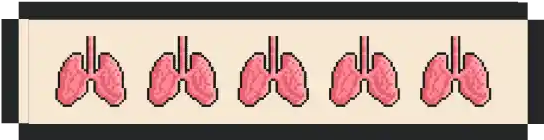
#> input picture assets/ui/health/health_damage_0_healthy.webp, 544 x 140 px, found by its file name
$ python extract_damage_masks.py
#> lines starting #> are read from the running program, lines starting #| are printed output that depends on the picture; after the words box and inside, x2 and y2 are one past the last pixel; in counts of white or black regions, pixels touching at a corner belong together
#!/usr/bin/env python3
"""
Extract damage masks from health sprites.
Masks show which lungs are damaged (for occlusion).
"""

from PIL import Image
import numpy as np

# Load the fully healthy reference sprite
healthy_ref = Image.open('assets/ui/health/health_damage_0_healthy.webp')
#> healthy_ref is the input picture: PIL image 544x140 RGBA; mean R, G, B, A 171.4, 147, 137.8, 247.3
healthy_array = np.array(healthy_ref)

print(f"Reference sprite size: {healthy_ref.size}")
#| Reference sprite size: (544, 140)
print(f"Reference shape: {healthy_array.shape}")
#| Reference shape: (140, 544, 4)

# Process each damage state
damage_states = [
    ('health_damage_0_healthy.webp', 0),
    ('health_damage_1.webp', 1),
    ('health_damage_2.webp', 2),
    ('health_damage_3.webp', 3),
    ('health_damage_4.webp', 4),
    ('health_damage_5_critical.webp', 5),
]

for filename, level in damage_states:
    print(f"\n=== Processing damage level {level}: {filename} ===")

    # Load damage sprite
    damage_img = Image.open(f'assets/ui/health/{filename}')
    damage_array = np.array(damage_img)

    # Method 1: Create mask based on pixel difference
    # Where pixels differ significantly from healthy = damaged area
    if damage_array.shape[2] == 4:  # RGBA
        # Compare RGB channels
        diff = np.abs(healthy_array[:, :, :3].astype(float) - damage_array[:, :, :3].astype(float))
#> diff: shape (140, 544, 3) float64; every value is 0
        diff_magnitude = np.sum(diff, axis=2)  # Sum across RGB channels
#> diff_magnitude: shape (140, 544) float64; every value is 0

        # Create binary mask: True where damaged (pixels differ)
        threshold = 50  # Adjust this threshold as needed
        damaged_mask = diff_magnitude > threshold
#> damaged_mask: shape (140, 544) bool; every value is 0

        # Invert: we want 1 where healthy, 0 where damaged
        healthy_mask = ~damaged_mask
#> healthy_mask: shape (140, 544) bool; every value is 1

        # Count damaged pixels
        damaged_pixels = np.sum(damaged_mask)
#> damaged_pixels = 0
        total_pixels = damaged_mask.size
#> total_pixels = 76160
        damaged_percent = (damaged_pixels / total_pixels) * 100
#> damaged_percent = 0

        print(f"  Damaged pixels: {damaged_pixels:,} / {total_pixels:,} ({damaged_percent:.2f}%)")
#|   Damaged pixels: 0 / 76,160 (0.00%)

        # Method 2: Create alpha mask from damage sprite
        # Use the alpha channel to identify which parts are visible
        alpha_mask = damage_array[:, :, 3] > 0
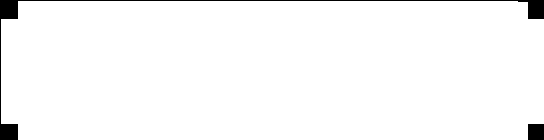
#> alpha_mask: shape (140, 544) bool; 97.6% white; 2 black regions, box (x1, y1, x2, y2) and area: (0, 0, 544, 140) 1559, (528, 124, 544, 140) 256

        # Combine: healthy mask AND has alpha (visible)
        final_mask = healthy_mask & alpha_mask

        # Create RGBA mask image
        # White (255) where healthy lungs should show, transparent (0) where damaged
        mask_img_array = np.zeros((damage_array.shape[0], damage_array.shape[1], 4), dtype=np.uint8)
        mask_img_array[:, :, 0] = final_mask * 255  # R
        mask_img_array[:, :, 1] = final_mask * 255  # G
        mask_img_array[:, :, 2] = final_mask * 255  # B
        mask_img_array[:, :, 3] = final_mask * 255  # A (fully opaque where healthy)

        # Save mask
        mask_img = Image.fromarray(mask_img_array, mode='RGBA')
        output_path = f'assets/ui/health/mask_damage_{level}.webp'
        mask_img.save(output_path, 'WEBP', lossless=True, quality=100)
        print(f"  Saved mask to: {output_path}")

        # Also create a preview showing what will be visible
        # Apply mask to healthy breathing sprite
        if level > 0:  # Skip for level 0 (no damage)
            preview_array = healthy_array.copy()
            # Where mask is False (damaged), make transparent
            preview_array[:, :, 3] = np.where(final_mask, preview_array[:, :, 3], 0)

            preview_img = Image.fromarray(preview_array, mode='RGBA')
            preview_path = f'assets/ui/health/preview_masked_{level}.webp'
            preview_img.save(preview_path, 'WEBP', lossless=True, quality=100)
            print(f"  Saved preview to: {preview_path}")
#> pass 2 of the loop `for filename, level in damage_states:`:
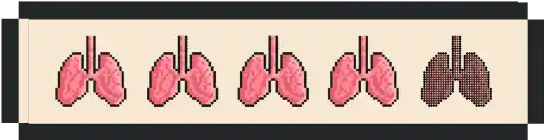
#> input picture assets/ui/health/health_damage_1.webp, 544 x 140 px, found by its file name
#> damage_img is the input picture: PIL image 544x140 RGBA; mean R, G, B, A 167.9, 146.1, 136.4, 247.8
#> `damaged_mask = diff_magnitude > threshold`:
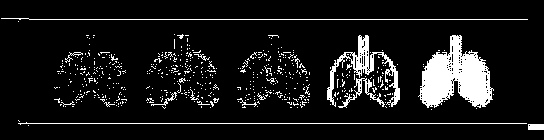
#> damaged_mask: shape (140, 544) bool; 9.8% white; 526 white regions (512 under 20 px), largest, box (x1, y1, x2, y2) and area: (418, 35, 494, 108) 3164, (327, 35, 400, 107) 1122, (1, 18, 528, 20) 529
#> damaged_pixels = 7475
#> damaged_percent = 9.81
#|   Damaged pixels: 7,475 / 76,160 (9.81%)
#> final_mask: shape (140, 544) bool; 87.9% white; 525 black regions (512 under 20 px), largest, box (x1, y1, x2, y2) and area: (418, 35, 494, 108) 3164, (0, 0, 544, 140) 2599, (327, 35, 400, 107) 1122
#> `preview_array[:, :, 3] = np.where(final_mask, preview_array[:, :, 3], 0)`:
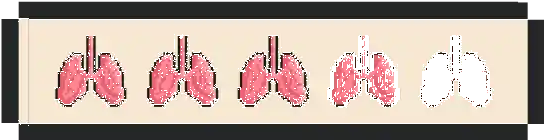
#> preview_array: shape (140, 544, 4); 9.69% of pixels changed, all inside (x1, y1, x2, y2) = (1, 18, 528, 126); transparent parts drawn white
#> pass 3 of the loop `for filename, level in damage_states:`:
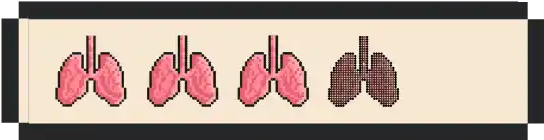
#> input picture assets/ui/health/health_damage_2.webp, 544 x 140 px, found by its file name
#> damage_img is the input picture: PIL image 544x140 RGBA; mean R, G, B, A 170.5, 151, 140.4, 247.8
#> `damaged_mask = diff_magnitude > threshold`:
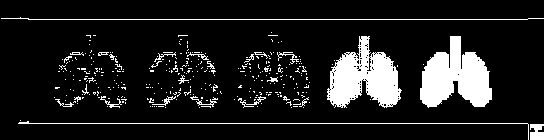
#> damaged_mask: shape (140, 544) bool; 12.2% white; 322 white regions (298 under 20 px), largest, box (x1, y1, x2, y2) and area: (420, 36, 492, 108) 3220, (327, 36, 402, 108) 3107, (1, 17, 544, 20) 545
#> damaged_pixels = 9262
#> damaged_percent = 12.16
#|   Damaged pixels: 9,262 / 76,160 (12.16%)
#> final_mask: shape (140, 544) bool; 85.7% white; 320 black regions (298 under 20 px), largest, box (x1, y1, x2, y2) and area: (420, 36, 492, 108) 3220, (327, 36, 402, 108) 3107, (0, 0, 544, 140) 2866
#> `preview_array[:, :, 3] = np.where(final_mask, preview_array[:, :, 3], 0)`:
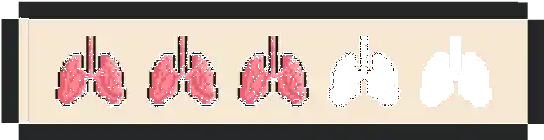
#> preview_array: shape (140, 544, 4); 11.87% of pixels changed, all inside (x1, y1, x2, y2) = (1, 17, 528, 124); transparent parts drawn white
#> the loop made 6 passes; the first 3 are shown

print("\n=== Mask extraction complete ===")
print("\nNext steps:")
print("1. Verify masks look correct")
print("2. Use masks in Godot with CanvasItemMaterial and texture masking")
print("3. Bottom layer: oscillating breathing animation")
print("4. Top layer: damage mask to occlude lost lungs")
